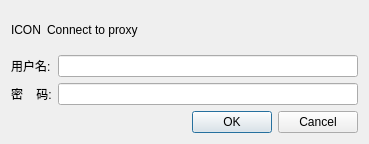
<?xml version="1.0" encoding="UTF-8"?>
<ui version="4.0">
 <class>ProxyDialog</class>
 <widget class="QDialog" name="ProxyDialog">
  <property name="geometry">
   <rect>
    <x>0</x>
    <y>0</y>
    <width>369</width>
    <height>144</height>
   </rect>
  </property>
  <property name="windowTitle">
   <string>Proxy Authentication</string>
  </property>
  <layout class="QGridLayout" name="gridLayout">
   <item row="0" column="0">
    <widget class="QLabel" name="iconLabel">
     <property name="text">
      <string>ICON</string>
     </property>
    </widget>
   </item>
   <item row="0" column="1" colspan="2">
    <widget class="QLabel" name="introLabel">
     <property name="text">
      <string>Connect to proxy</string>
     </property>
     <property name="wordWrap">
      <bool>true</bool>
     </property>
    </widget>
   </item>
   <item row="1" column="0" colspan="2">
    <widget class="QLabel" name="usernameLabel">
     <property name="text">
      <string>用户名:</string>
     </property>
    </widget>
   </item>
   <item row="1" column="2">
    <widget class="QLineEdit" name="userNameLineEdit"/>
   </item>
   <item row="2" column="0" colspan="2">
    <widget class="QLabel" name="passwordLabel">
     <property name="text">
      <string>密    码:</string>
     </property>
    </widget>
   </item>
   <item row="2" column="2">
    <widget class="QLineEdit" name="passwordLineEdit">
     <property name="echoMode">
      <enum>QLineEdit::Password</enum>
     </property>
    </widget>
   </item>
   <item row="3" column="0" colspan="3">
    <widget class="QDialogButtonBox" name="buttonBox">
     <property name="orientation">
      <enum>Qt::Horizontal</enum>
     </property>
     <property name="standardButtons">
      <set>QDialogButtonBox::Cancel|QDialogButtonBox::Ok</set>
     </property>
    </widget>
   </item>
  </layout>
 </widget>
 <resources/>
 <connections>
  <connection>
   <sender>buttonBox</sender>
   <signal>accepted()</signal>
   <receiver>ProxyDialog</receiver>
   <slot>accept()</slot>
   <hints>
    <hint type="sourcelabel">
     <x>248</x>
     <y>254</y>
    </hint>
    <hint type="destinationlabel">
     <x>157</x>
     <y>274</y>
    </hint>
   </hints>
  </connection>
  <connection>
   <sender>buttonBox</sender>
   <signal>rejected()</signal>
   <receiver>ProxyDialog</receiver>
   <slot>reject()</slot>
   <hints>
    <hint type="sourcelabel">
     <x>316</x>
     <y>260</y>
    </hint>
    <hint type="destinationlabel">
     <x>286</x>
     <y>274</y>
    </hint>
   </hints>
  </connection>
 </connections>
</ui>
